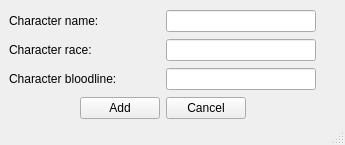
<ui version="4.0" >
 <author></author>
 <comment></comment>
 <exportmacro></exportmacro>
 <class>addCharacter</class>
 <widget class="QMainWindow" name="addCharacter" >
  <property name="geometry" >
   <rect>
    <x>0</x>
    <y>0</y>
    <width>345</width>
    <height>145</height>
   </rect>
  </property>
  <property name="minimumSize" >
   <size>
    <width>345</width>
    <height>145</height>
   </size>
  </property>
  <property name="maximumSize" >
   <size>
    <width>345</width>
    <height>145</height>
   </size>
  </property>
  <property name="windowTitle" >
   <string>Add Character</string>
  </property>
  <widget class="QWidget" name="centralwidget" >
   <widget class="QWidget" name="widget" >
    <property name="geometry" >
     <rect>
      <x>9</x>
      <y>9</y>
      <width>307</width>
      <height>111</height>
     </rect>
    </property>
    <layout class="QVBoxLayout" >
     <property name="margin" >
      <number>0</number>
     </property>
     <property name="spacing" >
      <number>6</number>
     </property>
     <item>
      <layout class="QHBoxLayout" >
       <property name="margin" >
        <number>0</number>
       </property>
       <property name="spacing" >
        <number>6</number>
       </property>
       <item>
        <widget class="QLabel" name="label" >
         <property name="text" >
          <string>Character name:</string>
         </property>
        </widget>
       </item>
       <item>
        <spacer>
         <property name="orientation" >
          <enum>Qt::Horizontal</enum>
         </property>
         <property name="sizeHint" >
          <size>
           <width>40</width>
           <height>20</height>
          </size>
         </property>
        </spacer>
       </item>
       <item>
        <widget class="QLineEdit" name="charName" >
         <property name="minimumSize" >
          <size>
           <width>150</width>
           <height>0</height>
          </size>
         </property>
        </widget>
       </item>
      </layout>
     </item>
     <item>
      <layout class="QHBoxLayout" >
       <property name="margin" >
        <number>0</number>
       </property>
       <property name="spacing" >
        <number>6</number>
       </property>
       <item>
        <widget class="QLabel" name="label_2" >
         <property name="text" >
          <string>Character race:</string>
         </property>
        </widget>
       </item>
       <item>
        <spacer>
         <property name="orientation" >
          <enum>Qt::Horizontal</enum>
         </property>
         <property name="sizeHint" >
          <size>
           <width>40</width>
           <height>20</height>
          </size>
         </property>
        </spacer>
       </item>
       <item>
        <widget class="QLineEdit" name="charRace" >
         <property name="minimumSize" >
          <size>
           <width>150</width>
           <height>0</height>
          </size>
         </property>
        </widget>
       </item>
      </layout>
     </item>
     <item>
      <layout class="QHBoxLayout" >
       <property name="margin" >
        <number>0</number>
       </property>
       <property name="spacing" >
        <number>6</number>
       </property>
       <item>
        <widget class="QLabel" name="label_3" >
         <property name="text" >
          <string>Character bloodline:</string>
         </property>
        </widget>
       </item>
       <item>
        <spacer>
         <property name="orientation" >
          <enum>Qt::Horizontal</enum>
         </property>
         <property name="sizeHint" >
          <size>
           <width>40</width>
           <height>20</height>
          </size>
         </property>
        </spacer>
       </item>
       <item>
        <widget class="QLineEdit" name="charBlood" >
         <property name="minimumSize" >
          <size>
           <width>150</width>
           <height>0</height>
          </size>
         </property>
        </widget>
       </item>
      </layout>
     </item>
     <item>
      <layout class="QHBoxLayout" >
       <property name="margin" >
        <number>0</number>
       </property>
       <property name="spacing" >
        <number>6</number>
       </property>
       <item>
        <spacer>
         <property name="orientation" >
          <enum>Qt::Horizontal</enum>
         </property>
         <property name="sizeHint" >
          <size>
           <width>40</width>
           <height>20</height>
          </size>
         </property>
        </spacer>
       </item>
       <item>
        <widget class="QPushButton" name="addButton" >
         <property name="text" >
          <string>Add</string>
         </property>
        </widget>
       </item>
       <item>
        <widget class="QPushButton" name="cancelButton" >
         <property name="text" >
          <string>Cancel</string>
         </property>
        </widget>
       </item>
       <item>
        <spacer>
         <property name="orientation" >
          <enum>Qt::Horizontal</enum>
         </property>
         <property name="sizeHint" >
          <size>
           <width>40</width>
           <height>20</height>
          </size>
         </property>
        </spacer>
       </item>
      </layout>
     </item>
    </layout>
   </widget>
  </widget>
  <widget class="QMenuBar" name="menubar" >
   <property name="geometry" >
    <rect>
     <x>0</x>
     <y>0</y>
     <width>345</width>
     <height>21</height>
    </rect>
   </property>
  </widget>
  <widget class="QStatusBar" name="statusbar" />
 </widget>
 <pixmapfunction></pixmapfunction>
 <resources/>
 <connections/>
</ui>
